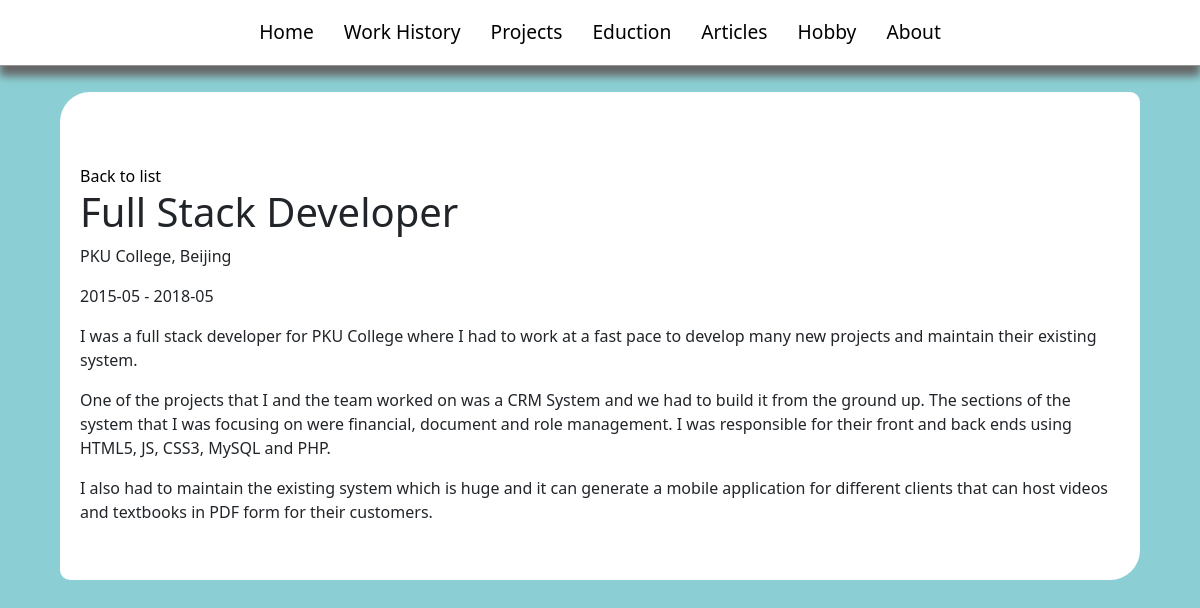
The page /detail/6 on the database as committed earlier.
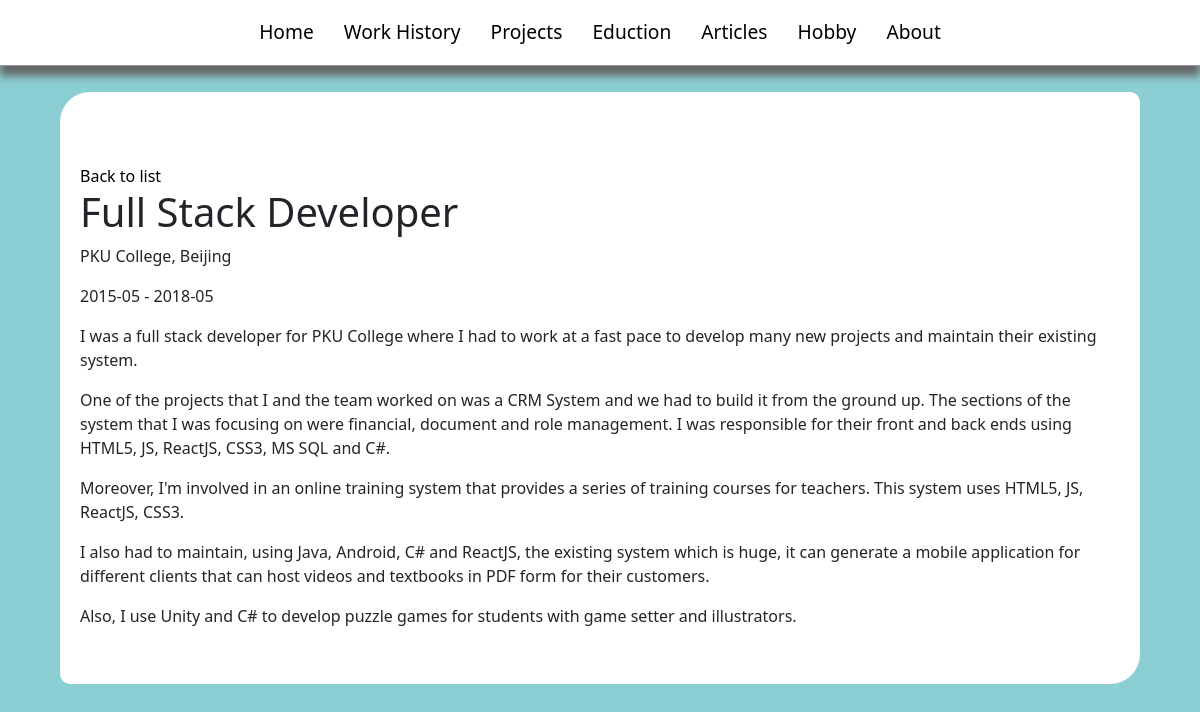
The same page on the database as committed later.
### cv/models.py (models this page shows, shortened)
class Post(models.Model):
    post_title = models.CharField(max_length=50)
    post_description = RichTextField(null=True)
    post_content = RichTextField(null=True)
    post_image = models.ImageField(upload_to='media/uploads/',null=True)
    category = models.ForeignKey(Category,on_delete=models.PROTECT,null=True)
    tags = models.ManyToManyField(Tag)

### cv/views.py (the view)
# urls.py: path('detail/<int:post_id>', views.detail, name='detail'),
def detail(request,post_id):
    post = Post.objects.get(id=post_id)
    return render(request, 'cv/detail.html',{'post':post,'nav':categories})

### cv/templates/cv/detail.html
{% extends 'cv/public/base2.html' %}
{% block content %}
<a href="/posts/{{post.category.id}}">Back to list</a>
<h1>{{post.post_title}}</h1>
<div>
    {{post.post_description|safe}}
</div>
<div>
    {{post.post_content|safe}}
</div>
{% endblock  %}

Rows that differ between the two databases and show on the page:
changed Post "Full Stack Developer": post_content "…ends using HTML5, JS, CSS3, MySQL and PHP. I also had to maintain the existing system which is huge and it can generate a mobile application for different clients that can host videos and textbooks in PDF form for their customers." → "…ends using HTML5, JS, ReactJS, CSS3, MS SQL and C#. Moreover, I'm involved in an online training system that provides a series of training courses for teachers. This system uses HTML5, JS, ReactJS, CSS3. I also had to maintain, using Java, Android, C# and ReactJS, the existing system which is huge, it can generate a mobile application for different clients that can host videos and textbooks in PDF form for their customers. Also, I use Unity and C# to develop puzzle games for students with game setter and illustrators."
